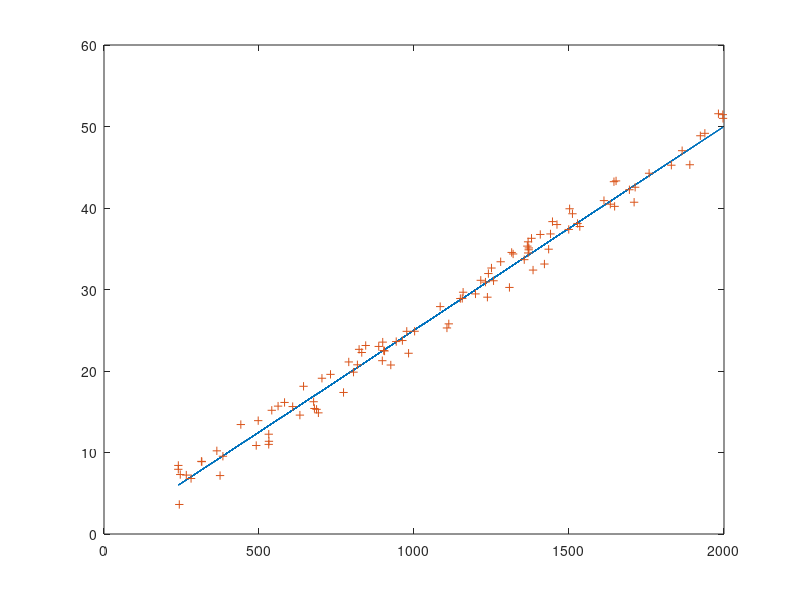

MATLAB code for this plot:
x1 = 200;
y1 = 5;
x2 = 2000;
y2 = 50;

m = (y2 - y1)/(x2 - x1);


x = 1800*rand(100,1) + 200;


%x = linspace(x1, x2, 100)';

yIdeal  = m * (x - x1) + y1;

uncertainty = 5;
yrand = uncertainty * rand(size(x))-uncertainty / 2;
yActual = yIdeal + yrand;
plot(x, yIdeal, x, yActual, '+');
%, x, yrand, '+')

save houseData
